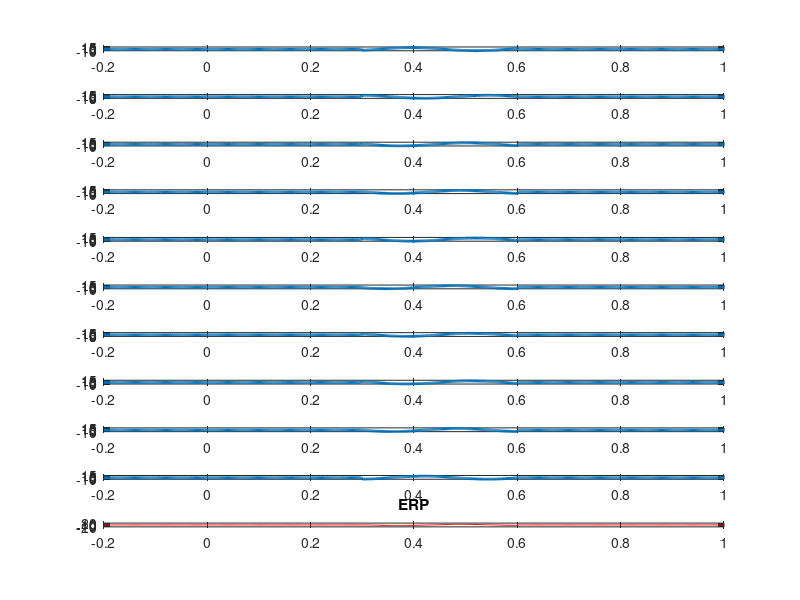

Here is the MATLAB script that generated this plot:
% inizializzo alcune variabili
close all

srate = 500;
 
% list so5me frequencies
frex = [4];

% list some random amplitudes... make sure there are 
% the same number of amplitudes as there are frequencies!
amplit = [10];

Ntrials= 10

jitter_factor= 10

phases = rand(1,Ntrials)*pi*jitter_factor;

% define time...
time=-0.2:1/srate:1;

 % per simulare del segnale transiente decido la in cui sar? effettivamente
 % presente del segnale. Specifico inizio e fine della finestra (solo due
 % numeri).
 Effectwin=[0.3 0.6]
 
 % aggiungo noise alle waveform create
 noise_level=1
 
 % per plottare (o meno) i singoli trials
 plot_single_trials=1;

 
% custom ylim 
 myylim=[-20 20]




% Creo una matrice con tre sine waves, con tutti i parametri uguali, tranne
% la fase che ? definita dal vettore phases (vedi sopra).

sine_waves = zeros(length(frex),length(time)); % remember: always initialize!
for phi=1:length(phases)
    sine_waves (phi,:) = amplit * sin(2*pi*frex.*time + phases(phi));
end


 
 
 timepoints_edges=dsearchn( time', Effectwin');
 timepoints=timepoints_edges(1):timepoints_edges(2);
 
% Creo delle sine waves in cui setto a zero alcune parti, replicando le
% sine waves originali
sine_waves_eff=sine_waves;
sine_waves_eff(: , setdiff(1:length(sine_waves_eff), timepoints))=0;

%aggiungo noise
% commenxta le due righe seguenti per togliere il noise
sine_waves_eff=sine_waves_eff+rand(size(sine_waves_eff)).*noise_level;





%% PLOT FIGURE


if plot_single_trials % plot single trials and ERP
    figure
    for i=1:Ntrials
        subplot(Ntrials+1, 1, i); % il +1 ? per poter plottare l'ERP sotto
        plot(time, sine_waves_eff(i,:), 'LineWidth', 2);
    end;

    % plot ERP
    subplot(Ntrials+1,1,i+1)

    plot(time, mean(sine_waves_eff, 1), 'red'); 
    title('ERP');
    set(gca, 'ylim', myylim);
else % plot just ERP
    figure
    ERP=mean(sine_waves_eff, 1);
    plot(time,ERP , 'red'); 
    title('ERP');
    set(gca, 'ylim', myylim);
    %set(gca, 'ylim', [min(ERP) max(ERP)]);
    set(gca, 'ylim', myylim);
end,



